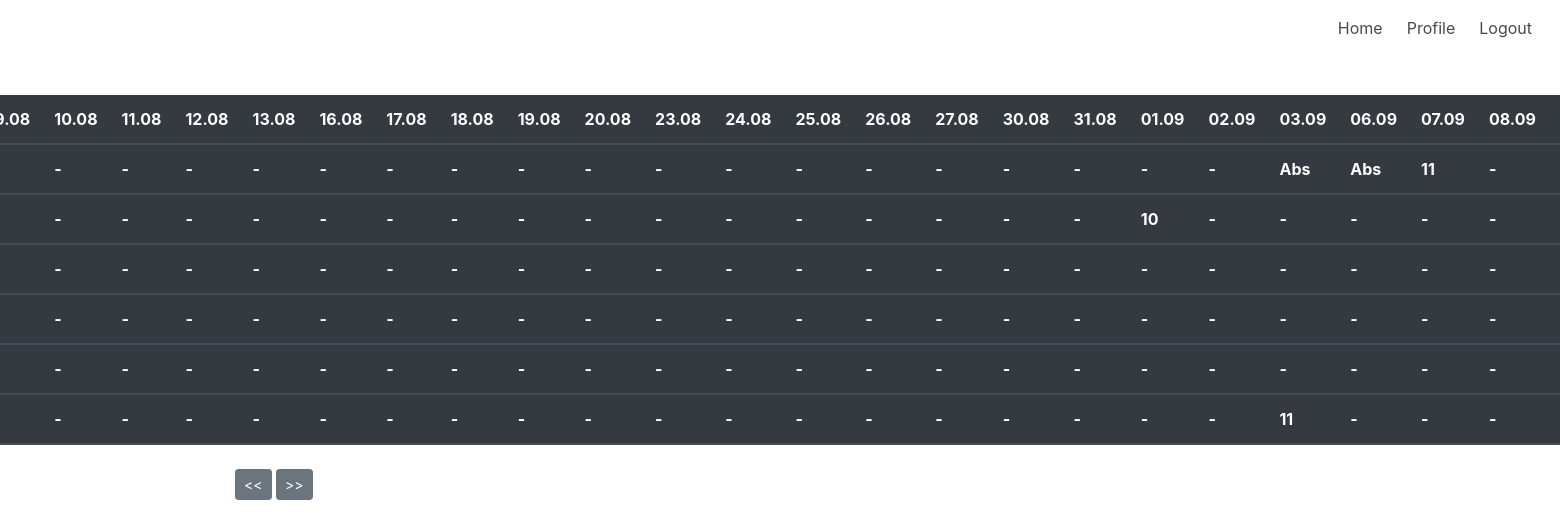
/profile/grades/?page=0 (signed in), run on the app's committed database.
### models/models.py (models this page shows)
class object_to_id(db.Model):
    __tablename__ = "object_to_id"
    id = db.Column(db.Integer, primary_key=True)
    name = db.Column(db.String)

### models/profile.py (the view)
@prf.route('/profile/grades/', methods=["GET", "POST"])
@login_required
def show_grades():
    if request.method == 'POST':
        print(request.data)
    page = 1
    if 'page' in request.args:
        page = int(request.args['page'])
    names = object_to_id.query.all()
    grades = Grades.query.filter_by(user_id=current_user.id).all()
    objects = grades_schema.dump(grades)
    rates = {object['object_id']: dict() for object in objects}
    for object in objects:
        rates[object['object_id']][object['timestamp']] = object['grade_id'] if object['grade_id'] != 13 else 'Abs'
    _ = generate_dates_and_timestamps(page)
    dates, timestamps = _[0], _[1]
    return render_template('html/grades.html', dates=dates, names=names, page=page,
                           timestamps=timestamps, rates=rates, title='Grades')

### models/models.py (called while the page is built)
    @login_manager.user_loader
    def load_user(user_id):
        return User.query.get(int(user_id))

### app/templates/html/grades.html (shortened to what this page needs)
{% extends "/html/index.html" %}
{% block content %}
<table class="table table-striped">
        <thead class="thead-dark">
          <tr>
            {% for date in dates %}
              <th scope="col"> {{ date }} </th>
            {% endfor %}
          </tr>
          {% for object in names %}
          <tr>
            {% for time in timestamps %}
                  <th scope="col"> {{rates.get(object.id, {}).get(time, '-')}}</th>
            {% endfor %}
          </tr>
          {% endfor %}
        </thead>
</table>
<a class="btn btn-secondary btn-sm" href="{{ url_for('profile.show_grades', page=page-1)}}"> << </a>
<a class="btn btn-secondary btn-sm" href="{{ url_for('profile.show_grades', page=page+1)}}"> >> </a>
{% endblock %}

### app/static/main.css (style rules this page uses)
table { margin-top : 5%; margin-right: 25%; margin-left: -53%; }

### data on the page
object_to_id: get "-" "-" "-" "-" "-" "-" "-" "-" "-" "-" "-" "-" "-" "-" "-" "-" "-" "-" "Abs" "Abs" "11" "-"
object_to_id: get "-" "-" "-" "-" "-" "-" "-" "-" "-" "-" "-" "-" "-" "-" "-" "-" "10" "-" "-" "-" "-" "-"
object_to_id: get "-" "-" "-" "-" "-" "-" "-" "-" "-" "-" "-" "-" "-" "-" "-" "-" "-" "-" "-" "-" "-" "-"
object_to_id: get "-" "-" "-" "-" "-" "-" "-" "-" "-" "-" "-" "-" "-" "-" "-" "-" "-" "-" "-" "-" "-" "-"
object_to_id: get "-" "-" "-" "-" "-" "-" "-" "-" "-" "-" "-" "-" "-" "-" "-" "-" "-" "-" "-" "-" "-" "-"
object_to_id: get "-" "-" "-" "-" "-" "-" "-" "-" "-" "-" "-" "-" "-" "-" "-" "-" "-" "-" "11" "-" "-" "-"

### other printed values
{{ date }} "10.08" "11.08" "12.08" "13.08" "16.08" "17.08" "18.08" "19.08" "20.08" "23.08" "24.08" "25.08" "26.08" "27.08" "30.08" "31.08" "01.09" "02.09" "03.09" "06.09" "07.09" "08.09"
